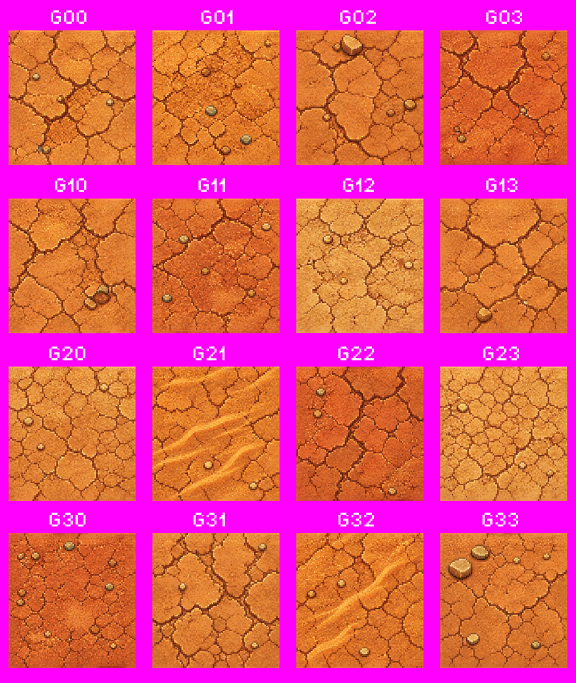
#> input picture assetsources/curated/bespoke/searing-canyon-m3-assets/cracked-earth-desert.png, 1152 x 1365 px (shown at 1/2 size)
$ python slice-searing-canyon-ground-runtime.py
#> lines starting #> are read from the running program, lines starting #| are printed output that depends on the picture; after the words box and inside, x2 and y2 are one past the last pixel; in counts of white or black regions, pixels touching at a corner belong together
#!/usr/bin/env python3
"""Slice the M3 painterly cracked-earth contact sheet into a HIGH-RES runtime ground
atlas for the LIVE (hand-authored) Searing Badlands floor 6.

Same magenta-gutter grid profiling as tools/slice-searing-canyon-m3.py, but emits
72x72 tiles (vs the baker's 32x32) so makeTileTexture's inset/overlap can hide seams
and the ground stays crisp when the camera zooms in. Output is consumed directly by
the engine (src/main.ts preload), NOT by the asset-forge baker.

Output: public/tilesets/searing-canyon-ground.png  (16x1 strip, 1152x72)
"""
import os
import numpy as np
from PIL import Image

ROOT = os.path.dirname(os.path.dirname(os.path.abspath(__file__)))
SRC = os.path.join(ROOT, "assetsources/curated/bespoke/searing-canyon-m3-assets/cracked-earth-desert.png")
OUT = os.path.join(ROOT, "public/tilesets/searing-canyon-ground.png")
TS = 72


def magenta_mask(arr):
    r, g, b = arr[..., 0].astype(int), arr[..., 1].astype(int), arr[..., 2].astype(int)
    return (r > 200) & (g < 90) & (b > 200)


def runs(active, min_len, merge_gap):
    idx = np.where(active)[0]
    if len(idx) == 0:
        return []
    out, s, p = [], idx[0], idx[0]
    for i in idx[1:]:
        if i - p <= merge_gap:
            p = i
            continue
        out.append((s, p)); s = i; p = i
    out.append((s, p))
    return [(a, b) for a, b in out if b - a + 1 >= min_len]


def main():
    arr = np.array(Image.open(SRC).convert("RGBA"))
#> arr is the input picture: shape (1365, 1152, 4); mean R, G, B, A 224.3, 82, 110.5, 255
    H, W = arr.shape[:2]
#> H = 1365; W = 1152
    content = ~magenta_mask(arr)
#> in magenta_mask, `return (r > 200) & (g < 90) & (b > 200)`:
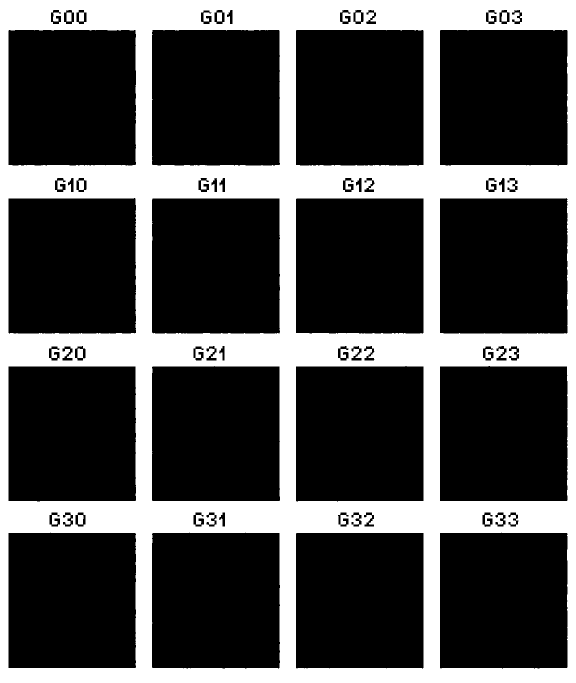
#> returned value: shape (1365, 1152) bool (shown at 1/2 size); 29.3% white; 8 white regions, largest, box (x1, y1, x2, y2) and area: (0, 0, 1152, 1365) 458688, (155, 697, 166, 716) 202, (711, 25, 722, 43) 197
    col_runs = runs(content.sum(axis=0) > H * 0.2, min_len=W // 12, merge_gap=4)
#> in runs, `idx = np.where(active)[0]`: idx = 1020 values from 17 to 1134
#> in runs, `out, s, p = [], idx[0], idx[0]`: out = []; s = 17
#> after the loop in runs, `for i in idx[1:]:`: out = [(17, 271), (304, 558), (592, 846)]
#> col_runs = [(17, 271), (304, 558), (592, 846), (880, 1134)]
    row_runs = runs(content.sum(axis=1) > W * 0.2, min_len=H // 12, merge_gap=4)
#> row_runs = [(60, 330), (397, 666), (733, 1001), (1066, 1335)]
    assert len(col_runs) == 4 and len(row_runs) == 4, f"expected 4x4 grid, got {len(col_runs)}x{len(row_runs)}"
    atlas = Image.new("RGBA", (16 * TS, TS))
#> atlas: PIL image 1152x72 RGBA; every value is 0
    src = Image.fromarray(arr)
    for ri, (y0, y1) in enumerate(row_runs):
        for ci, (x0, x1) in enumerate(col_runs):
            tile = src.crop((x0, y0, x1 + 1, y1 + 1)).resize((TS, TS), Image.LANCZOS)
            atlas.paste(tile.convert("RGBA"), ((ri * 4 + ci) * TS, 0))
#> this loop made 4 passes
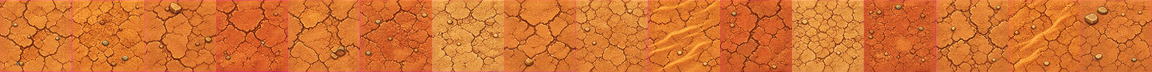
#> atlas: PIL image 1152x72 RGBA; mean R, G, B, A 211.2, 114.8, 48.4, 255
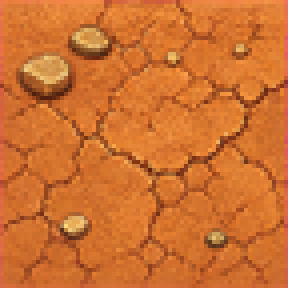
#> tile: PIL image 72x72 RGBA (shown 4 times larger); mean R, G, B, A 206.7, 112.4, 47.9, 255

    # --- seam normalization -----------------------------------------------------
    # The raw 4x4 sheet has a ~39-luma / ~51-green spread between cells, so adjacent
    # variants pop as a CHECKERBOARD grid on the canyon floor (and the derived mesa
    # tops). The seam is a per-tile MEAN difference, not texture, so shift each tile's
    # mean toward the shared global mean while preserving its crack detail (the high-
    # frequency variance). NORM=1.0 fully equalizes; we keep a hair of variety.
    NORM = 0.92
    a = np.array(atlas).astype(np.float32)
    rgb = a[..., :3]
    tiles = [rgb[:, i * TS:(i + 1) * TS, :] for i in range(16)]
#> tiles = 16 items
    global_mean = np.stack([t.reshape(-1, 3).mean(0) for t in tiles]).mean(0)
#> global_mean = [211.2, 114.8, 48.4]
    for i, t in enumerate(tiles):
        shift = (global_mean - t.reshape(-1, 3).mean(0)) * NORM
        a[:, i * TS:(i + 1) * TS, :3] = np.clip(t + shift, 0, 255)
#> this loop made 16 passes
#> shift on passes 1 to 12: [-2.79, -5.52, -1.54], [-5.01, -4.3, 3.86], [2.05, 2.88, 1.67], [2.53, 18.97, 6.11], [-0.663, -2.2, -0.781], [4.96, 13.75, 4.83], [-6.6, -25.74, -17.65], [0.000547, -1.42, -0.285], [-2.7, -10.77, -6.02], [-6.44, -4.95, 4.06], [9.88, 21.46, 7.83], [-5.62, -21.34, -13.42]
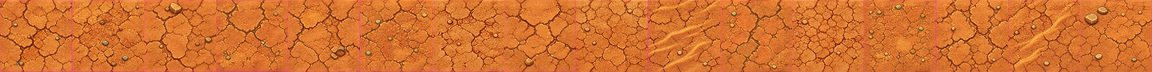
#> a: shape (72, 1152, 4) float32; mean R, G, B, A 211.2, 114.8, 48.4, 255.2
    atlas = Image.fromarray(a.astype(np.uint8), "RGBA")

    leak = int(magenta_mask(np.array(atlas)).sum())
#> in magenta_mask (call 2), `r, g, b = arr[..., 0].astype(int), arr[..., 1].astype(int), arr[..., 2..`:
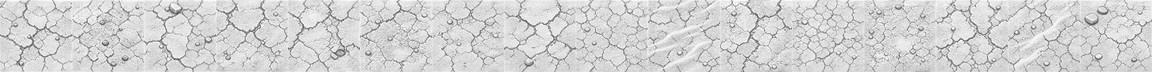
#> r: shape (72, 1152) int64; min 69, max 255, mean 210.7
#> in magenta_mask (call 2), `r, g, b = arr[..., 0].astype(int), arr[..., 1].astype(int), arr[..., 2..`:
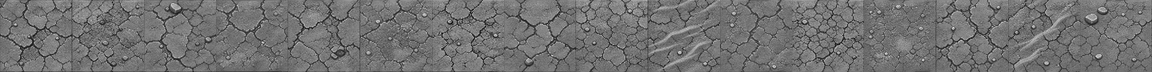
#> g: shape (72, 1152) int64; min 5, max 222, mean 114.3
#> in magenta_mask (call 2), `r, g, b = arr[..., 0].astype(int), arr[..., 1].astype(int), arr[..., 2..`:
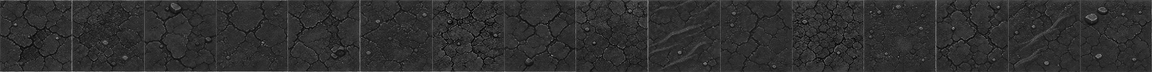
#> b: shape (72, 1152) int64; min 0, max 151, mean 47.8
#> in magenta_mask (call 2), `return (r > 200) & (g < 90) & (b > 200)`: returned value: shape (72, 1152) bool; every value is 0
#> leak = 0
    os.makedirs(os.path.dirname(OUT), exist_ok=True)
    atlas.save(OUT)
    lum = np.stack([np.array(atlas).astype(float)[:, i * TS:(i + 1) * TS, :3].reshape(-1, 3).mean(0) for i in range(16)]) @ [0.299, 0.587, 0.114]
#> lum = [136, 135.5, 135.2, 134.2, 135.6, 134.3, 137.4, 135.7, 136.4, 136.2, 134, 136.8, 134.3, 135.7, 135.4, 135.6]
    print(f"ground: 4x4 grid -> {atlas.size[0]}x{atlas.size[1]} searing-canyon-ground.png "
          f"(magenta leak: {leak} px, luma spread {lum.max() - lum.min():.1f} after norm)")
#| ground: 4x4 grid -> 1152x72 searing-canyon-ground.png (magenta leak: 0 px, luma spread 3.4 after norm)


if __name__ == "__main__":
    main()
